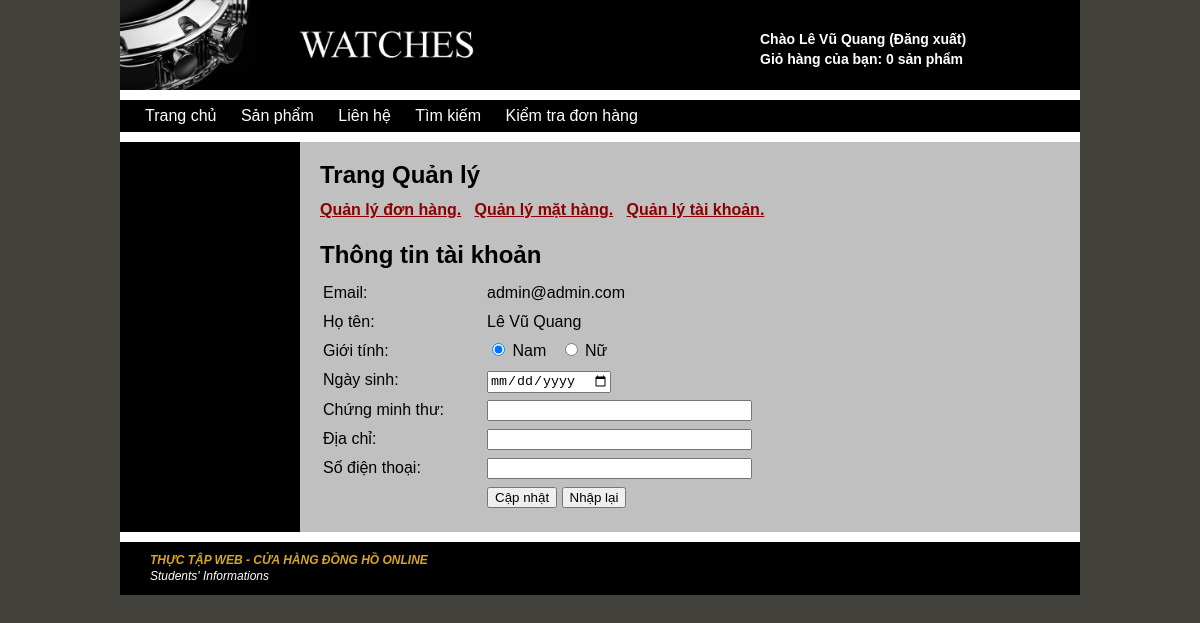
Screenshot of /WatchStore/levuquang/admincontrol.php (signed in) with the database file from the repository.
### tables this page shows
CREATE TABLE `users` (
  `Id` int(11) NOT NULL,
  `Password` varchar(255) NOT NULL,
  `Email` varchar(255) NOT NULL,
  `CreateTime` datetime NOT NULL,
  `Admin` int(11) NOT NULL,
  `Name` varchar(255) NOT NULL,
  `Sex` int(11) NOT NULL,
  `DoB` date NOT NULL,
  `IdCard` varchar(10) NOT NULL,
  `Address` text NOT NULL,
  `Phone` varchar(12) NOT NULL
);

### WatchStore/levuquang/ultility/userultilities.php (called while the page is built, shortened)
<?php
function getUserById($con, $userId) {
    $sql = "SELECT * FROM `users` WHERE Id = '$userId'";
    $result = mysqli_query($con, $sql);
    if (mysqli_num_rows($result) === 1) {
        return mysqli_fetch_array($result);
    } else {
        return '';
    }
}
?>

### WatchStore/levuquang/admincontrol.php (the view, shortened to what this page needs)
<?php
require_once './data/dbconnect.php';
include 'ultility/userultilities.php';
$user = '';
if (isset($_SESSION['userId']))
{
    $user = getUserById($con, $_SESSION['userId']);
}
else {
    header("Location: login.php");
}
?>
<!doctype html>
<html>
    <head>
        <link href="styles/site.css" rel="stylesheet" type="text/css">
    </head>
    <body>
        <div class="divContainer">
            <?php include './Templates/header.php'; ?>
            <?php include './Templates/topmenu.php'; ?>
            <div class="divWrapper_2">
                <div class="divWrapper_1">
                    <?php include './Templates/leftmenu.php'; ?>
                    <div class="divMain">
                        <article class="articleContent">
                            <p class="pPageTitle">Trang Quản lý</p>
                            <a class="aContent" href="ordersmanager.php">Quản lý đơn hàng.</a> &nbsp;
                            <a class="aContent" href="productsmanager.php">Quản lý mặt hàng.</a> &nbsp;
                            <a class="aContent" href="usersmanager.php">Quản lý tài khoản.</a> &nbsp;
                            <p class="pPageTitle">Thông tin tài khoản</p>
                            <section>
                                <form id="formUpdateUserInfors" action="" method="post">
                                <table>
                                    <tr>
                                        <td width="160px">Email: </td>
                                        <td><?php echo $user['Email']; ?></td>
                                    </tr>
                                    <tr>
                                        <td>Họ tên: </td>
                                        <td><?php echo $user['Name']; ?></td>
                                    </tr>
                                    <tr>
                                        <td>Giới tính: </td>
                                        <td>
                                            <input type="radio" name="txtSex" value="0" <?php if (intval($user['Sex'])===0) {echo "checked=''";} ?>/> Nam &nbsp;
                                            <input type="radio" name="txtSex" value="1" <?php if (intval($user['Sex'])!=0) {echo "checked=''";} ?>/> Nữ
                                        </td>
                                    </tr>
                                    <tr>
                                        <td>Ngày sinh: </td>
                                        <td>
                                            <input type="date" name="txtDoB" value="<?php echo $user['DoB']; ?>" required="" />
                                        </td>
                                    </tr>
                                    <tr>
                                        <td>Chứng minh thư: </td>
                                        <td>
                                            <input type="text" name="txtIdCard" value="<?php echo $user['IdCard']; ?>" size="30" required="" />
                                        </td>
                                    </tr>
                                    <tr>
                                        <td>Địa chỉ: </td>
                                        <td><input type="text" name="txtAddress" value="<?php echo $user['Address']; ?>" size="30" required="" /></td>
                                    </tr>
                                    <tr>
                                        <td>Số điện thoại: </td>
                                        <td><input type="text" name="txtPhone" value="<?php echo $user['Phone']; ?>" size="30" required="" /></td>
                                    </tr>
                                    <tr>
                                        <td></td>
                                        <td><input type="submit" name="btnSubmit" value="Cập nhật" /> <input type="reset" name="btnReset" value="Nhập lại" /></td>
                                    </tr>
                                </table>
                                </form>
                            </section>
                        </article>
                    </div>
                </div>
            </div>
            <?php include './Templates/footer.php'; ?>
        </div>
    </body>
</html>

### WatchStore/levuquang/styles/site.css (style rules this page uses)
body { font: 100%/1.4 Verdana, Arial, Helvetica, sans-serif; background-color: #42413C; margin: 0; padding: 0; color: #000; }
p { margin-top: 20px; margin-bottom: 10px; line-height: 25px; }
a:link { color: #42413C; text-decoration: none; }
header, section, footer, aside, article, figure { display: block; }
.divContainer { width: 960px; background-color: #FFFFFF; margin: 0 auto; }
.divWrapper_1 { background-color: #000; float: left; position: relative; right: 780px; }
.divWrapper_2 { overflow: hidden; background-color: silver; float: right; position: relative; margin-bottom: 10px; left: 0px; overflow: hidden; }
.divMain { float: left; width: 760px; padding-top: 0px; padding-bottom: 10px; padding-left: 10px; margin-bottom: 10px; margin-left: 10px; position: relative; left: 780px; }
.articleContent { padding: 00px 0; width: 760px; float: right; line-height: 25px; }
.pPageTitle { padding-left: 0px; padding-top: 0px; font-weight: bold; font-size: 24px; }
a.aContent, a.aContent:visited, a.aContent:hover, a.aContent:active, a.aContent:focus { font-weight: bold; color: darkred; text-decoration: underline; }

### rows the page displays
users: Email "admin@admin.com", Name "Lê Vũ Quang", Sex "☑"

### other values shown
$_SESSION['name'] "Lê Vũ Quang"
getCountProducts() "0"
